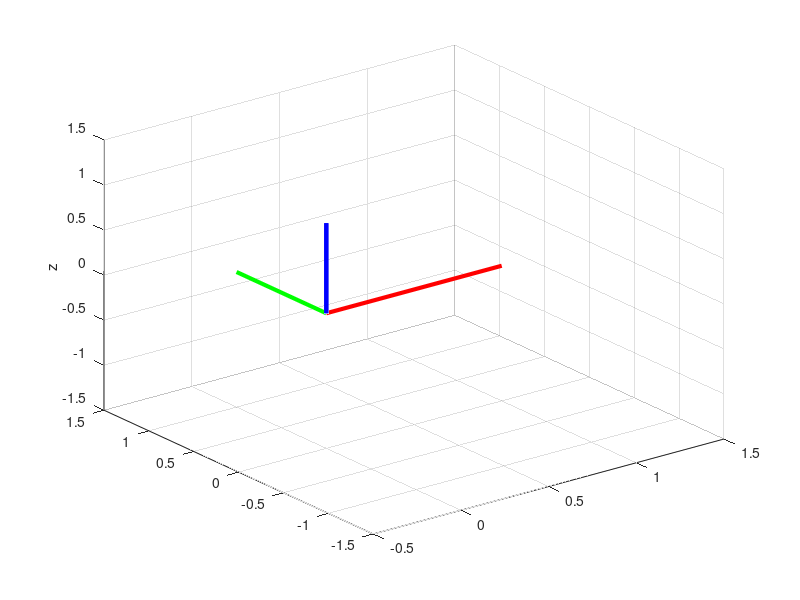

Recreate this plot in MATLAB. (Note: this script raises an error after producing the figure.)
%% Imprimi os eixos girando com a devida rotação em relação a um eixo

% Limpar todas as variaveis, janelas e o command window
close all; clear all; clc; 

% Inicializa o sistema de coordenadas, criando a orientação original
X0 = [0 1; 0 0; 0 0];
Y0 = [0 0; 0 1; 0 0];
Z0 = [0 0; 0 0; 0 1];

% Plot do sistema de cooredenas com a devida orientação
plot3(X0(1,:),X0(2,:),X0(3,:),'r','Linewidth',3.0)
xlabel('x')
plot3(Y0(1,:),Y0(2,:),Y0(3,:),'g','Linewidth',3.0)
ylabel('y')
plot3(Z0(1,:),Z0(2,:),Z0(3,:),'b','Linewidth',3.0)
zlabel('z')
grid on
hold on

X1 = X0;
Y1 = Y0;
Z1 = Z0;

% plotagem do grafico dinâmico
a = plot3(X1(1,:),X1(2,:),X1(3,:),'r','Linewidth',3.0);
b = plot3(Y1(1,:),Y1(2,:),Y1(3,:),'g','Linewidth',3.0);
c = plot3(Z1(1,:),Z1(2,:),Z1(3,:),'b','Linewidth',3.0);

axis([-.5 1.5 -1.5 1.5 -1.5 1.5])

% For utilizado para fazer a rotação de 360 graus
for ii = 0:5:3*360
    R1 = [1 0 0;
        0 cosd(ii) -sind(ii);
        0 sind(ii) cosd(ii)];
    % novo eixo de coordenadas rotacionada
    X1 = R1*X0;
    Y1 = R1*Y0;
    Z1 = R1*Z0;
    
    % plotagem do grafico dinâmico
    a.XData = X1(1,:); a.YData = X1(2,:); a.ZData = X1(3,:);
    b.XData = Y1(1,:); b.YData = Y1(2,:); b.ZData = Y1(3,:);
    c.XData = Z1(1,:); c.YData = Z1(2,:); c.ZData = Z1(3,:);
    
    pause(0.01)
end
